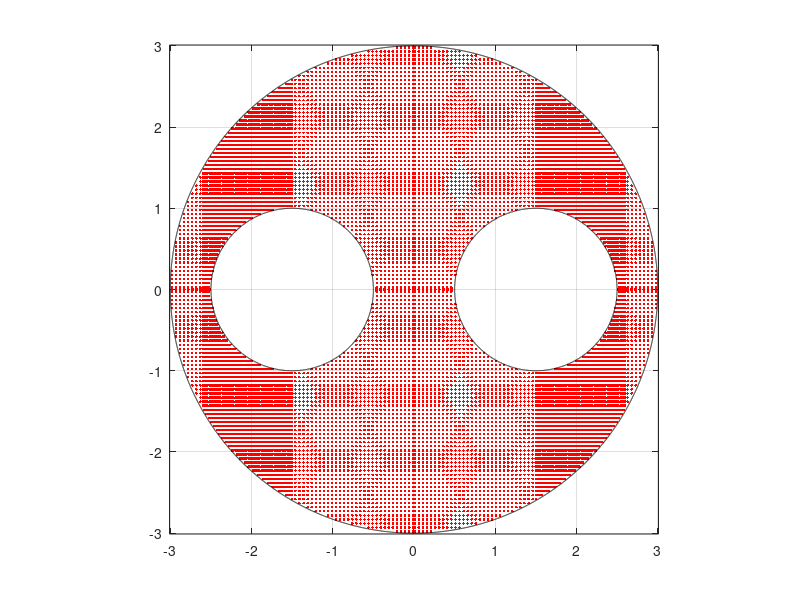

This figure's MATLAB source: (Note: this script raises an error after producing the figure.)
% Example_3cr00_contour_save.m
% Nasser June 12, 2019
clear;clc
% To generate the data in the files:
% x3cr_00_pt.mat, y3cr_00_pt.mat, R3cr_00_pt.mat,
% which will be used by the MATLAB file:
% Example_3cr00_contour_plot.m
% to plot the contour lines in Figure 14 (center) in the paper:
% E. Kalmoun, M. Nasser and M. Vuorinen, Numerical computation of Mityuk's
% function and radius for some canonical slit domains. 
% 
%
% choose the values of theta_0, theta_1,theta_2
% here theta_1=theta_2=0 (the canonical 
% domain is the unit disk with 2 radial slits
%
thetak = [pi/2;0;0];
% The parametrization of the boundary
n  =  2^14;
t  = [0:2*pi/n:2*pi-2*pi/n].';
k  =  1;
et(1+(k-1)*n:k*n,1)  =  3.* exp(i.*t);
etp(1+(k-1)*n:k*n,1) =  3i.*exp(i.*t);
k  =  2;
et(1+(k-1)*n:k*n,1)  =  1.5+1.* exp(-i.*t);
etp(1+(k-1)*n:k*n,1) =     -1i.*exp(-i.*t);
k  =  3;
et(1+(k-1)*n:k*n,1)  = -1.5+1.* exp(-i.*t);
etp(1+(k-1)*n:k*n,1) =     -1i.*exp(-i.*t);
% generat a meshgrid in the domain G
[x,y]=meshgrid([-2.98:0.05:-2.63,-2.6:0.02:-1.5,-1.46:0.05:-0.01,0,0.01:0.05:1.46,1.5:0.02:2.6,2.63:0.05:2.98],...
    [-2.98:0.05:-0.03,-0.01,0,0.01,0.03:0.05:2.98]);
z=x+i*y;
z(abs(z)>=3-1e-2 | abs(z-1.5)<=1+5e-3 | abs(z+1.5)<=1+5e-3) = NaN+i*NaN;
sum(sum(abs(z)>=0))
% 
% 
hold on
box on
plot(real(z),imag(z),'.r');
k  =  1; crv=et(1+(k-1)*n:k*n,1);plot(real(crv),imag(crv),'k')
k  =  2; crv=et(1+(k-1)*n:k*n,1);plot(real(crv),imag(crv),'k')
k  =  3; crv=et(1+(k-1)*n:k*n,1);plot(real(crv),imag(crv),'k')
axis equal
grid on
axis([-3.01  3.01 -3.01  3.01])
%
%
% 
% computing the values of Compute Mityuk's radius R(G,alpha) where alpha is
% the matrix of meshgrid points
[mz,nz]  = size(z);
for k=1:mz
    for j=1:nz
        if abs(z(k,j))>=0
            R(k,j)  =  Mityuk(et,etp,n,thetak,z(k,j));
        else
            R(k,j)  =  NaN;
        end
        [x(k,j) y(k,j) R(k,j)]
    end
end
% save the data
save('x3cr_00_pt.mat', 'x', '-ascii', '-double')
save('y3cr_00_pt.mat', 'y', '-ascii', '-double')
save('R3cr_00_pt.mat', 'R', '-ascii', '-double')
%